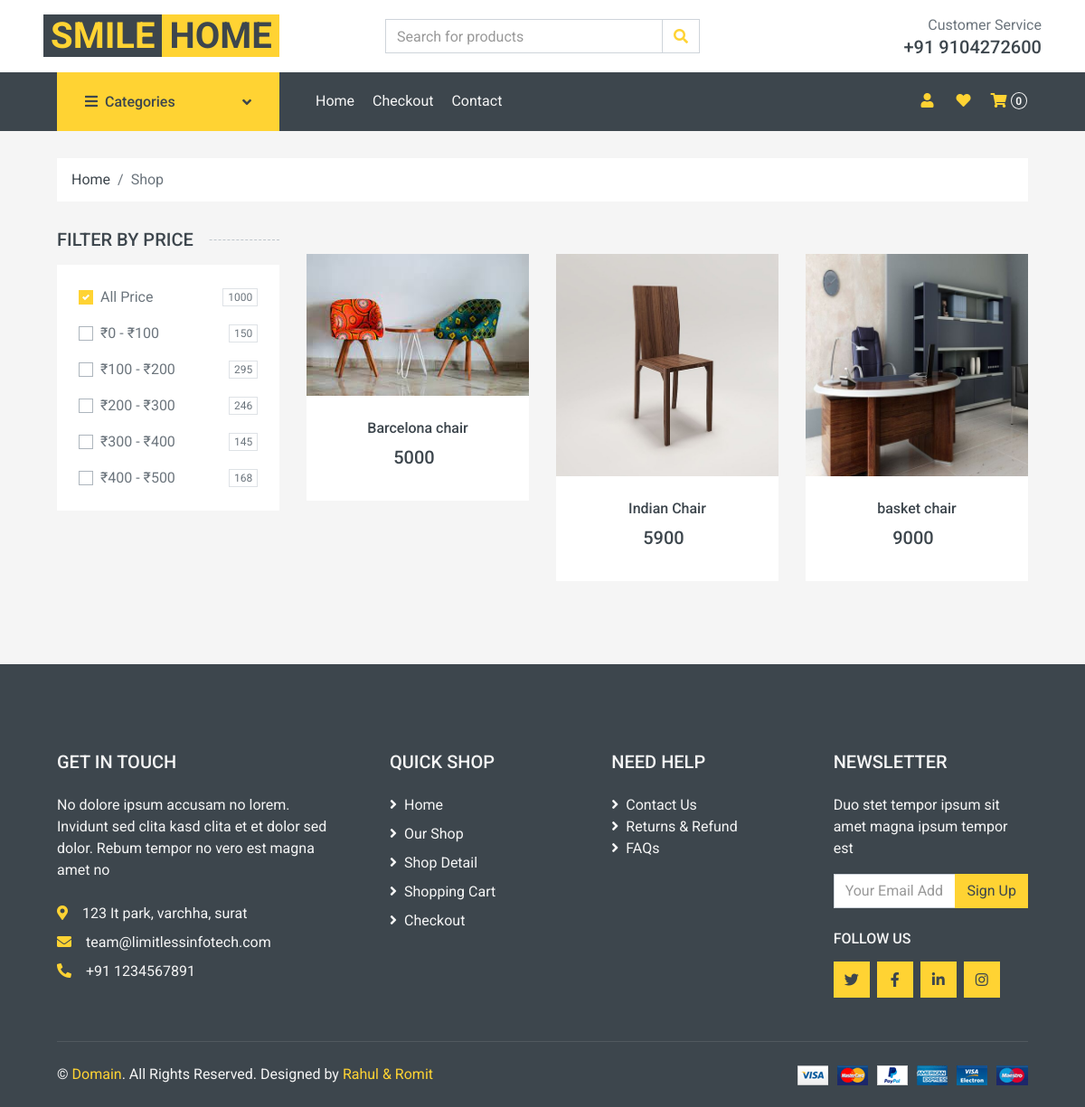
The page /shop.php?catid=4 on the database its author committed.
### tables this page shows
CREATE TABLE `product` (
  `product_id` int(11) NOT NULL,
  `product_title` varchar(50) NOT NULL,
  `product_description` varchar(100) NOT NULL,
  `product_img` varchar(100) NOT NULL,
  `product_img2` varchar(100) NOT NULL,
  `category` varchar(50) NOT NULL,
  `product_quantity` int(11) NOT NULL,
  `product_price` int(11) NOT NULL,
  `product_add_date` text NOT NULL,
  `product_modify_date` text NOT NULL
);

### shop.php (the view, shortened to what this page needs)
<?php
$category_id=$_GET['catid'];
?>
<!DOCTYPE html>
<html lang="en">
<head>
    <link href="https://cdnjs.cloudflare.com/ajax/libs/font-awesome/5.10.0/css/all.min.css" rel="stylesheet">
    <link href="lib/animate/animate.min.css" rel="stylesheet">
    <link href="lib/owlcarousel/assets/owl.carousel.min.css" rel="stylesheet">
    <link href="css/style.css" rel="stylesheet">
</head>
<body style="overflow-x: hidden">
    <?php
   include('./header.php');
    ?>
        <div class="container-fluid">
        <div class="row px-xl-5">
            <div class="col-12">
                <nav class="breadcrumb bg-light mb-30">
                    <a class="breadcrumb-item text-dark" href="index.php">Home</a>
                    <span class="breadcrumb-item active">Shop</span>
                </nav>
            </div>
        </div>
        </div>
    <div class="container-fluid">
        <div class="row px-xl-5">
            <div class="col-lg-3 col-md-4">
                <h5 class="section-title position-relative text-uppercase mb-3"><span class="bg-secondary pr-3">Filter by price</span></h5>
                <div class="bg-light p-4 mb-30">
                    <form>
                        <div class="custom-control custom-checkbox d-flex align-items-center justify-content-between mb-3">
                            <label class="custom-control-label" for="price-all">All Price</label>
                            <span class="badge border font-weight-normal">1000</span>
                        </div>
                        <div class="custom-control custom-checkbox d-flex align-items-center justify-content-between mb-3">
                            <label class="custom-control-label" for="price-1">₹0 - ₹100</label>
                            <span class="badge border font-weight-normal">150</span>
                        </div>
                        <div class="custom-control custom-checkbox d-flex align-items-center justify-content-between mb-3">
                            <label class="custom-control-label" for="price-2">₹100 - ₹200</label>
                            <span class="badge border font-weight-normal">295</span>
                        </div>
                        <div class="custom-control custom-checkbox d-flex align-items-center justify-content-between mb-3">
                            <label class="custom-control-label" for="price-3">₹200 - ₹300</label>
                            <span class="badge border font-weight-normal">246</span>
                        </div>
                        <div class="custom-control custom-checkbox d-flex align-items-center justify-content-between mb-3">
                            <label class="custom-control-label" for="price-4">₹300 - ₹400</label>
                            <span class="badge border font-weight-normal">145</span>
                        </div>
                        <div class="custom-control custom-checkbox d-flex align-items-center justify-content-between">
                            <label class="custom-control-label" for="price-5">₹400 - ₹500</label>
                            <span class="badge border font-weight-normal">168</span>
                        </div>
                    </form>
                </div>
            </div>
            <div class="col-lg-9 col-md-8">
                <div class="row pb-3">
                    <div class="col-12 pb-1">
                    </div>
                    <?php
                        $que="SELECT * FROM `product` WHERE `category`='$category_id'";
                        $res=mysqli_query($con,$que);
                        while ($row=mysqli_fetch_assoc($res)):
                            $p_name=$row['product_title'];
                            $p_img=$row['product_img'];
                            $p_price=$row['product_price'];
                    ?>
                    <div class="col-lg-4 col-md-6 col-sm-6 pb-1">
                        <div class="product-item bg-light mb-4">
                            <div class="product-img position-relative overflow-hidden">
                             <?php echo ' <img class="img-fluid w-100" src="./Admin/upload/'.$p_img.'" alt="">';?>
                                <div class="product-action">
                                </div>
                            </div>
                            <div class="text-center py-4">
                            <?php echo '<a class="h6 text-decoration-none text-truncate" href="">'.$p_name.'</a>'; ?>
                                <div class="d-flex align-items-center justify-content-center mt-2">
                                  <?php echo '<h5>'.$p_price.'</h5>';?>
                                </div>
                            </div>
                        </div>
                    </div>
               <?php endwhile ?>
                </div>
            </div>
        </div>
    </div>
    <?php
  include('./footer.php');
    ?>
</body>
</html>

### rows shown on the page
product: product_img (picture), product_title "Barcelona chair", product_price "5000"
product: product_img (picture), product_title "Indian Chair", product_price "5900"
product: product_img (picture), product_title "basket chair", product_price "9000"

### other values the page prints
$count "0"
